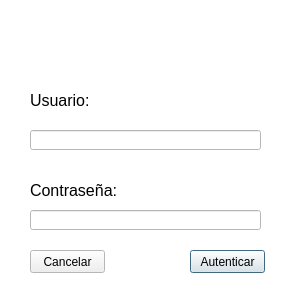
<?xml version="1.0" encoding="UTF-8"?>
<ui version="4.0">
 <class>Clave</class>
 <widget class="QDialog" name="Clave">
  <property name="geometry">
   <rect>
    <x>0</x>
    <y>0</y>
    <width>301</width>
    <height>301</height>
   </rect>
  </property>
  <property name="palette">
   <palette>
    <active>
     <colorrole role="Base">
      <brush brushstyle="SolidPattern">
       <color alpha="255">
        <red>255</red>
        <green>255</green>
        <blue>255</blue>
       </color>
      </brush>
     </colorrole>
     <colorrole role="Window">
      <brush brushstyle="SolidPattern">
       <color alpha="255">
        <red>255</red>
        <green>255</green>
        <blue>255</blue>
       </color>
      </brush>
     </colorrole>
    </active>
    <inactive>
     <colorrole role="Base">
      <brush brushstyle="SolidPattern">
       <color alpha="255">
        <red>255</red>
        <green>255</green>
        <blue>255</blue>
       </color>
      </brush>
     </colorrole>
     <colorrole role="Window">
      <brush brushstyle="SolidPattern">
       <color alpha="255">
        <red>255</red>
        <green>255</green>
        <blue>255</blue>
       </color>
      </brush>
     </colorrole>
    </inactive>
    <disabled>
     <colorrole role="Base">
      <brush brushstyle="SolidPattern">
       <color alpha="255">
        <red>255</red>
        <green>255</green>
        <blue>255</blue>
       </color>
      </brush>
     </colorrole>
     <colorrole role="Window">
      <brush brushstyle="SolidPattern">
       <color alpha="255">
        <red>255</red>
        <green>255</green>
        <blue>255</blue>
       </color>
      </brush>
     </colorrole>
    </disabled>
   </palette>
  </property>
  <property name="windowTitle">
   <string>Autenticación</string>
  </property>
  <property name="windowIcon">
   <iconset resource="resource.qrc">
    <normaloff>:/new/prefix2/icono.png</normaloff>:/new/prefix2/icono.png</iconset>
  </property>
  <widget class="QLabel" name="label_14">
   <property name="geometry">
    <rect>
     <x>50</x>
     <y>20</y>
     <width>181</width>
     <height>51</height>
    </rect>
   </property>
   <property name="text">
    <string/>
   </property>
   <property name="pixmap">
    <pixmap resource="resource.qrc">:/new/prefix1/hicell.png</pixmap>
   </property>
   <property name="scaledContents">
    <bool>true</bool>
   </property>
  </widget>
  <widget class="QLabel" name="label">
   <property name="geometry">
    <rect>
     <x>30</x>
     <y>90</y>
     <width>71</width>
     <height>21</height>
    </rect>
   </property>
   <property name="font">
    <font>
     <pointsize>12</pointsize>
    </font>
   </property>
   <property name="text">
    <string>Usuario:</string>
   </property>
  </widget>
  <widget class="QLineEdit" name="lineEdit_cUuario">
   <property name="geometry">
    <rect>
     <x>30</x>
     <y>130</y>
     <width>231</width>
     <height>20</height>
    </rect>
   </property>
  </widget>
  <widget class="QLabel" name="label_cClave">
   <property name="geometry">
    <rect>
     <x>30</x>
     <y>180</y>
     <width>91</width>
     <height>21</height>
    </rect>
   </property>
   <property name="font">
    <font>
     <pointsize>12</pointsize>
    </font>
   </property>
   <property name="text">
    <string>Contraseña:</string>
   </property>
  </widget>
  <widget class="QLineEdit" name="lineEdit_2">
   <property name="geometry">
    <rect>
     <x>30</x>
     <y>210</y>
     <width>231</width>
     <height>20</height>
    </rect>
   </property>
   <property name="echoMode">
    <enum>QLineEdit::Password</enum>
   </property>
  </widget>
  <widget class="QPushButton" name="pushButton">
   <property name="geometry">
    <rect>
     <x>190</x>
     <y>250</y>
     <width>75</width>
     <height>23</height>
    </rect>
   </property>
   <property name="text">
    <string>Autenticar</string>
   </property>
  </widget>
  <widget class="QPushButton" name="pushButton_2">
   <property name="geometry">
    <rect>
     <x>30</x>
     <y>250</y>
     <width>75</width>
     <height>23</height>
    </rect>
   </property>
   <property name="text">
    <string>Cancelar</string>
   </property>
  </widget>
 </widget>
 <resources>
  <include location="resource.qrc"/>
 </resources>
 <connections/>
</ui>
